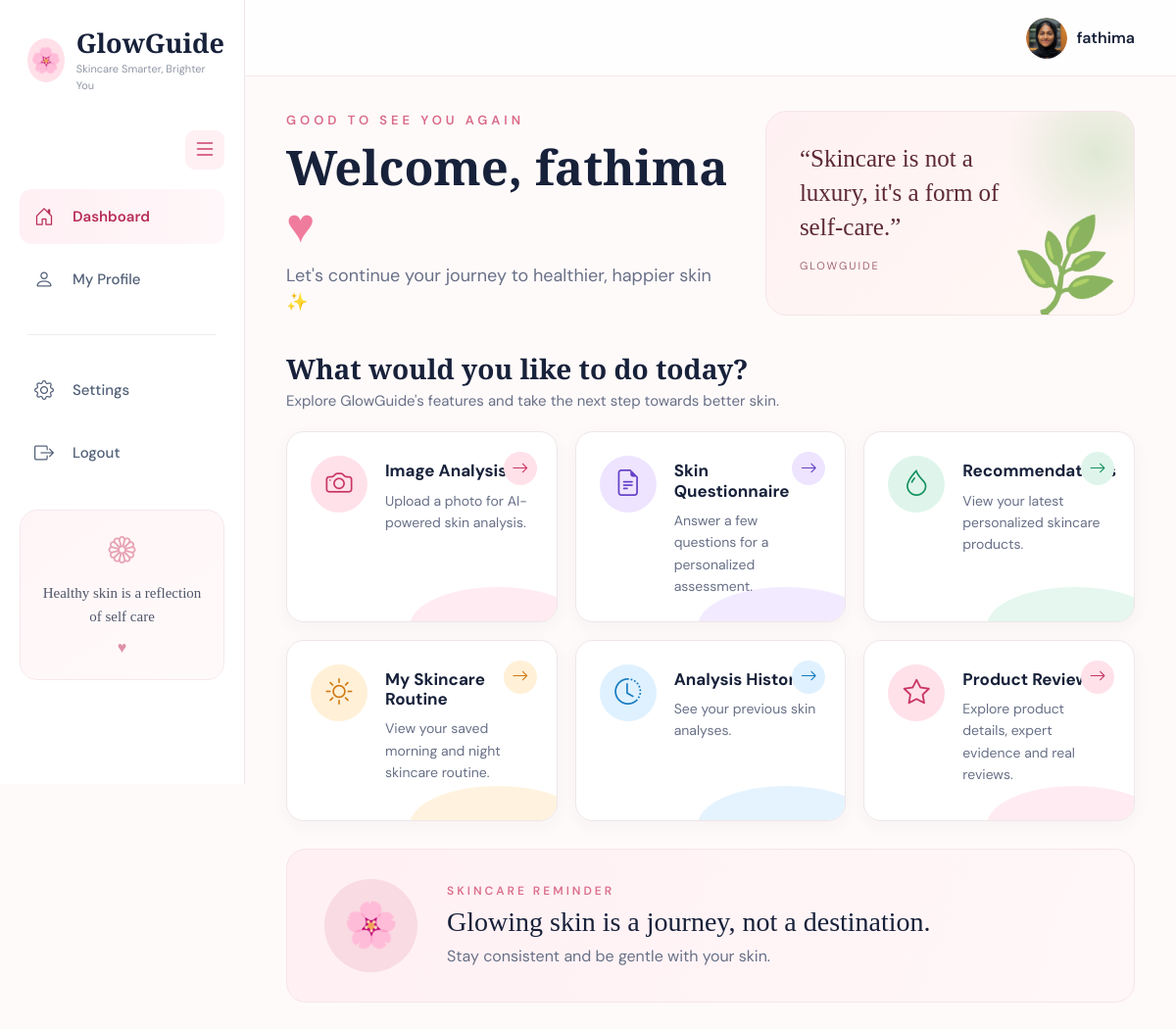
/dashboard (signed in), run on the app's committed database.
### tables this page shows
CREATE TABLE users (
            id INTEGER PRIMARY KEY AUTOINCREMENT,
            fullname TEXT NOT NULL,
            email TEXT UNIQUE NOT NULL,
            password TEXT NOT NULL
        , role TEXT DEFAULT 'user', profile_image TEXT);

### app.py (the view)
@app.route("/dashboard")
def dashboard():
    if "user" not in session:
        return redirect("/login")
    conn = get_db_connection()
    user = conn.execute("""
        SELECT fullname, email, profile_image
        FROM users
        WHERE email = ?
    """, (session["user_email"],)).fetchone()
    conn.close()
    return render_template(
        "dashboard.html",
        user=user
    )

### app.py (called while the page is built)
def get_db_connection():
    conn = sqlite3.connect("glowguide.db")
    conn.row_factory = sqlite3.Row
    return conn

### templates/dashboard.html (shortened to what this page needs)
<!DOCTYPE html>
<html lang="en">
<head>
    <link
        href="https://cdn.jsdelivr.net/npm/bootstrap@5.3.3/dist/css/bootstrap.min.css"
        rel="stylesheet"
    >
    <link
        rel="stylesheet"
        href="https://cdn.jsdelivr.net/npm/bootstrap-icons@1.11.3/font/bootstrap-icons.min.css"
    >
</head>
<body>
<aside class="sidebar">
    <div class="brand">
        <div class="brand-icon">
            🌸
        </div>
        <div>
            <h2>GlowGuide</h2>
            <p>Skincare Smarter, Brighter You</p>
        </div>
    </div>
     <button class="sidebar-toggle"
            id="sidebarToggle"
            type="button"
            aria-label="Toggle sidebar">
            <i class="bi bi-list"></i>
        </button>
    <nav class="sidebar-nav">
        <a href="{{ url_for('dashboard') }}"
        class="sidebar-link active">
            <i class="bi bi-house-door"></i>
            Dashboard
        </a>
        <a href="{{ url_for('profile') }}"
        class="sidebar-link">
            <i class="bi bi-person"></i>
            My Profile
        </a>
        <div class="sidebar-divider"></div>
        <a href="{{ url_for('change_password') }}"
        class="sidebar-link">
            <i class="bi bi-gear"></i>
            Settings
        </a>
        <a href="{{ url_for('logout') }}"
        class="sidebar-link">
            <i class="bi bi-box-arrow-right"></i>
            Logout
        </a>
    </nav>
    <div class="sidebar-bottom">
        <div class="sidebar-quote">
            <i class="bi bi-flower1"></i>
            <p>
                Healthy skin is a reflection of self care
            </p>
            <div style="color:#df91a6; margin-top:8px;">
                ♥
            </div>
        </div>
    </div>
</aside>
<main class="main-content">
    <header class="topbar">
        <div class="profile-button">
            <div class="avatar">
                {% if user and user["profile_image"] %}
                    <img
                        src="{{ url_for('static',
                                filename='profile_images/' + user['profile_image']) }}"
                        alt="Profile Picture"
                        class="avatar-image"
                    >
                {% else %}
                    {{ session['user'][0]|upper }}
                {% endif %}
            </div>
            <span>
                {{ session['user'] }}
            </span>
        </div>
    </header>
    <div class="dashboard-container">
        <section class="welcome-row">
            <div>
                <div class="welcome-label">
                    Good to see you again
                </div>
                <h1 class="welcome-title">
                    Welcome, {{ session['user'] }}
                    <span>♥</span>
                </h1>
                <p class="welcome-description">
                    Let's continue your journey to healthier,
                    happier skin ✨
                </p>
            </div>
            <div class="quote-card">
                <div class="quote-text">
                    “Skincare is not a luxury,
                    it's a form of self-care.”
                </div>
                <div class="quote-author">
                    GlowGuide
                </div>
            </div>
        </section>
        <section class="section-heading">
            <h3>
                What would you like to do today?
            </h3>
            <p>
                Explore GlowGuide's features and take the
                next step towards better skin.
            </p>
        </section>
        <section class="feature-grid">
            <a href="{{ url_for('upload') }}"
               class="feature-card card-pink">
                <div class="feature-icon">
                    <i class="bi bi-camera"></i>
                </div>
                <div class="feature-info">
                    <h5>Image Analysis</h5>
                    <p>
                        Upload a photo for AI-powered
                        skin analysis.
                    </p>
                </div>
                <div class="card-arrow">
                    <i class="bi bi-arrow-right"></i>
                </div>
            </a>
            <a href="{{ url_for('questionnaire') }}"
               class="feature-card card-purple">
                <div class="feature-icon">
                    <i class="bi bi-file-earmark-text"></i>
                </div>
                <div class="feature-info">
                    <h5>Skin Questionnaire</h5>
                    <p>
                        Answer a few questions for a
                        personalized assessment.
                    </p>
                </div>
                <div class="card-arrow">
                    <i class="bi bi-arrow-right"></i>
                </div>
            </a>
            <a href="{{ url_for('saved_recommendations') }}"
               class="feature-card card-green">
                <div class="feature-icon">
                    <i class="bi bi-droplet"></i>
                </div>
                <div class="feature-info">
                    <h5>Recommendations</h5>
                    <p>
                        View your latest personalized
                        skincare products.
                    </p>
                </div>
                <div class="card-arrow">
                    <i class="bi bi-arrow-right"></i>
                </div>
            </a>
            <a href="{{ url_for('saved_routine') }}"
               class="feature-card card-orange">
                <div class="feature-icon">
                    <i class="bi bi-sun"></i>
                </div>
                <div class="feature-info">
                    <h5>My Skincare Routine</h5>
                    <p>
                        View your saved morning and night
                        skincare routine.
                    </p>
                </div>
                <div class="card-arrow">
                    <i class="bi bi-arrow-right"></i>
                </div>
            </a>
            <a href="{{ url_for('history') }}"
               class="feature-card card-blue">
                <div class="feature-icon">
                    <i class="bi bi-clock-history"></i>
                </div>
                <div class="feature-info">
                    <h5>Analysis History</h5>
                    <p>
                        See your previous skin analyses.
                    </p>
                </div>
                <div class="card-arrow">
                    <i class="bi bi-arrow-right"></i>
                </div>
            </a>
            <a href="{{ url_for('product_reviews') }}"
               class="feature-card card-pink">
                <div class="feature-icon">
                    <i class="bi bi-star"></i>
                </div>
                <div class="feature-info">
                    <h5>Product Reviews</h5>
                    <p>
                        Explore product details,
                        expert evidence and real reviews.
                    </p>
                </div>
                <div class="card-arrow">
                    <i class="bi bi-arrow-right"></i>
                </div>
            </a>
        </section>
        <section class="reminder-banner">
            <div class="reminder-icon">
                🌸
            </div>
            <div>
                <div class="reminder-label">
                    Skincare Reminder
                </div>
                <h3>
                    Glowing skin is a journey,
                    not a destination.
                </h3>
                <p>
                    Stay consistent and be gentle with your skin.
                </p>
            </div>
        </section>
    </div>
</main>
</body>
</html>

### data on the page
users: profile_image (picture), user "fathima"
